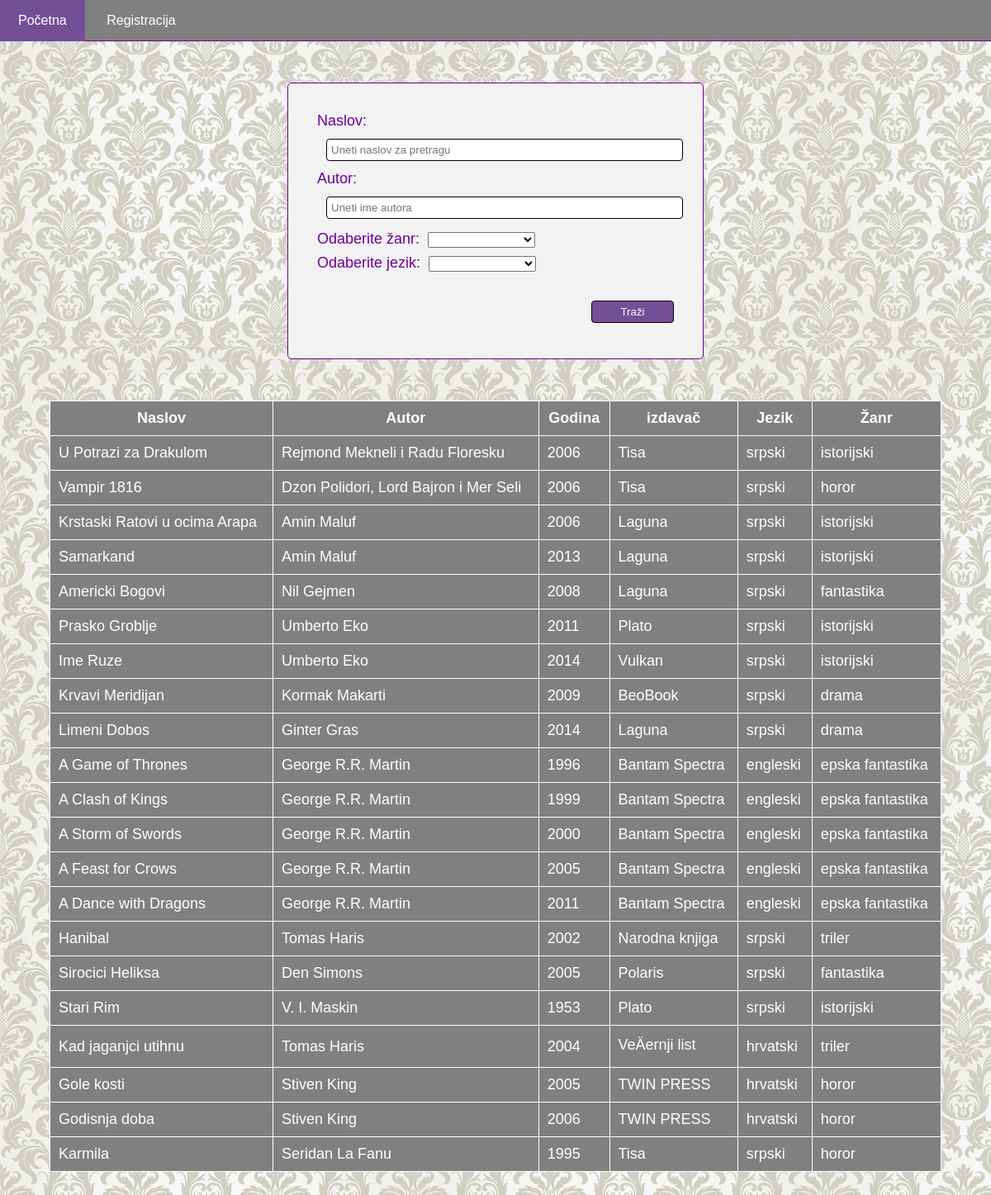
Screenshot of /search.php with the database file from the repository.
### tables this page shows
CREATE TABLE `knjige` (
  `id` int(11) NOT NULL,
  `naslov` varchar(100) NOT NULL,
  `autor` varchar(100) NOT NULL,
  `godina` varchar(10) NOT NULL,
  `izdavac` varchar(30) NOT NULL,
  `jezik` int(10) NOT NULL,
  `zanrovi` int(10) NOT NULL
);

CREATE TABLE `jezik` (
  `id` int(11) NOT NULL,
  `jezici` varchar(20) NOT NULL
);

CREATE TABLE `zanr` (
  `id` int(11) NOT NULL,
  `naziv_zanra` varchar(50) NOT NULL
);

### search.php (the view, shortened to what this page needs)
<?php
require_once 'header.php';
$db = new DB();
$conn = $db->getConnection();
$sql = "SELECT * FROM zanr";
$result = $conn->query($sql);
$genre = $result->fetchall(PDO::FETCH_ASSOC);
$sql = "SELECT * FROM jezik";
$result = $conn->query($sql);
$language = $result->fetchall(PDO::FETCH_ASSOC);
?>
<div id="search">
<form method="get" action="<?php echo $_SERVER['PHP_SELF']; ?>">
     Naslov: <input type="text" name="title" placeholder="Uneti naslov za pretragu" value="<?php if(!empty($_GET['title'])) echo $_GET['title']; ?>"><br>
      Autor: <input type="text" name="author" placeholder="Uneti ime autora" value="<?php if(!empty($_GET['author'])) echo $_GET['author']; ?>"><br>
      Odaberite žanr:
      	<select name="genre">
		<option value=""> </option>
		       <?php foreach($genre as $g)
		         if($_GET['genre'] === $g['id']) :
		                 echo "<option value='" . $g['id'] . "'selected> " . $g['naziv_zanra'] . "</option>";
                 else :
		                 echo "<option value='" . $g['id'] . "'> " . $g['naziv_zanra'] . "</option>";
		         endif;
		        ?>
      </select><br>
      Odaberite jezik:
    <select name="lang">
    	<option value=""></option>
    		   <?php foreach($language as $l)
		         if($_GET['language'] === $l['id']) :
		                 echo "<option value='" . $l['id'] . "'selected> " . $l['jezici'] . "</option>";
                 else :
		                 echo "<option value='" . $l['id'] . "'> " . $l['jezici'] . "</option>";
		         endif;
		        ?>
    	</select><br>
      <input type="submit" value="Traži">
</form>
</div>
<?php
try{
            $sql = "SELECT kn.naslov, kn.autor, kn.godina, kn.izdavac, j.jezici , z.naziv_zanra
			FROM knjige as kn
			LEFT JOIN jezik as j ON kn.jezik = j.id
			LEFT JOIN zanr as z on kn.zanrovi = z.id ";
			 $result = $conn->query($sql);
			 if ( $result->rowCount() > 0 ){
				 echo "<table border=1><tr><th>Naslov</th><th>Autor</th><th>Godina</th><th>izdavač</th><th>Jezik</th><th> Žanr</th></tr>";
				 foreach ($result as $row){
						echo "<tr>";
							echo "<td>". $row['naslov'] . "</td>";
							echo "<td>". $row['autor'] . "</td>";
							echo "<td>". $row['godina'] . "</td>";
							echo "<td>". $row['izdavac'] . "</td>";
							echo "<td>". $row['jezici'] . "</td>";
							echo "<td>". $row['naziv_zanra'] . "</td>";
						echo "<tr>";
				}
				 echo "</table>";
				 echo "<br>";
				}
			 else
				 echo "<p>U bazi nema podataka koji odgovaraju traženom kriterijumu, molimo Vas pokušajte ponovo!</p>";
		}
		catch(PDOException $e)
		{
			echo "Bezuspesna konekcija: " . $e->getMessage();
		}
require_once 'footer.php';
?>

### header.php (shortened to what this page needs)
<!DOCTYPE html>
<html lang="sr">
<head>
	<link rel="stylesheet" type="text/css" href="css/style.css">
</head>
<body>
<header>
      <a href="index.php">Početna </a>
      <a href="register.php">Registracija</a><br><br>
    </header>

### footer.php
</body>
</html>

### css/style.css (style rules this page uses)
* { margin: 0; padding: 0; box-sizing: border-box; }
body { background-image: url('images/pozadina5.jpg'); font-family: Arial, Helvetica, sans-serif; }
header { background-color: #808080; width: 100%; height: 50px; margin-bottom: 35px; border-bottom: 1px solid #6b0099; }
a:link, a:visited { color: #fff; padding: 16px 22px; text-align: center; text-decoration: none; display: inline-block; }
input[type="text"] { border: 1px solid black; border-radius: 4px; display: inline-block; margin: 11px; text-indent: 5px; line-height: 25px; width: 100%; }
#search { border: 1px solid #6b0099; border-radius: 5px; width: 42%; height: 335px; margin: 50px auto; background-color: #f2f2f2; padding: 35px; color: #6b0099; font-size: 18px; }
#search select { width: 30%; margin: 5px; }
#search input[type="submit"] { background-color: #734F96; border: 1px solid black; border-radius: 4px; color: #fff; width: 100px; padding: 5px 10px; margin-top: 30px; float: right; }
table { border-collapse: collapse; margin: 50px auto; width: 90%; border: 1px solid #fff; }
table tr { background-color: #808080; color: #fff; }
table td,th { padding: 10px; font-size: 18px; }

### rows the page displays
knjige: naslov "U Potrazi za Drakulom", autor "Rejmond Mekneli i Radu Floresku", godina "2006", izdavac "Tisa", jezik.jezici "srpski", zanrovi.naziv_zanra "istorijski"
knjige: naslov "Vampir 1816", autor "Dzon Polidori, Lord Bajron i Mer Seli", godina "2006", izdavac "Tisa", jezik.jezici "srpski", zanrovi.naziv_zanra "horor"
knjige: naslov "Krstaski Ratovi u ocima Arapa", autor "Amin Maluf", godina "2006", izdavac "Laguna", jezik.jezici "srpski", zanrovi.naziv_zanra "istorijski"
knjige: naslov "Samarkand", autor "Amin Maluf", godina "2013", izdavac "Laguna", jezik.jezici "srpski", zanrovi.naziv_zanra "istorijski"
knjige: naslov "Americki Bogovi", autor "Nil Gejmen", godina "2008", izdavac "Laguna", jezik.jezici "srpski", zanrovi.naziv_zanra "fantastika"
knjige: naslov "Prasko Groblje", autor "Umberto Eko", godina "2011", izdavac "Plato", jezik.jezici "srpski", zanrovi.naziv_zanra "istorijski"
knjige: naslov "Ime Ruze", autor "Umberto Eko", godina "2014", izdavac "Vulkan", jezik.jezici "srpski", zanrovi.naziv_zanra "istorijski"
knjige: naslov "Krvavi Meridijan", autor "Kormak Makarti", godina "2009", izdavac "BeoBook", jezik.jezici "srpski", zanrovi.naziv_zanra "drama"
knjige: naslov "Limeni Dobos", autor "Ginter Gras", godina "2014", izdavac "Laguna", jezik.jezici "srpski", zanrovi.naziv_zanra "drama"
knjige: naslov "A Game of Thrones", autor "George R.R. Martin", godina "1996", izdavac "Bantam Spectra", jezik.jezici "engleski", zanrovi.naziv_zanra "epska fantastika"
knjige: naslov "A Clash of Kings", autor "George R.R. Martin", godina "1999", izdavac "Bantam Spectra", jezik.jezici "engleski", zanrovi.naziv_zanra "epska fantastika"
knjige: naslov "A Storm of Swords", autor "George R.R. Martin", godina "2000", izdavac "Bantam Spectra", jezik.jezici "engleski", zanrovi.naziv_zanra "epska fantastika"
knjige: naslov "A Feast for Crows", autor "George R.R. Martin", godina "2005", izdavac "Bantam Spectra", jezik.jezici "engleski", zanrovi.naziv_zanra "epska fantastika"
knjige: naslov "A Dance with Dragons", autor "George R.R. Martin", godina "2011", izdavac "Bantam Spectra", jezik.jezici "engleski", zanrovi.naziv_zanra "epska fantastika"
knjige: naslov "Hanibal", autor "Tomas Haris", godina "2002", izdavac "Narodna knjiga", jezik.jezici "srpski", zanrovi.naziv_zanra "triler"
knjige: naslov "Sirocici Heliksa", autor "Den Simons", godina "2005", izdavac "Polaris", jezik.jezici "srpski", zanrovi.naziv_zanra "fantastika"
knjige: naslov "Stari Rim", autor "V. I. Maskin", godina "1953", izdavac "Plato", jezik.jezici "srpski", zanrovi.naziv_zanra "istorijski"
knjige: naslov "Kad jaganjci utihnu", autor "Tomas Haris", godina "2004", izdavac "VeÄernji list", jezik.jezici "hrvatski", zanrovi.naziv_zanra "triler"
knjige: naslov "Gole kosti", autor "Stiven King", godina "2005", izdavac "TWIN PRESS", jezik.jezici "hrvatski", zanrovi.naziv_zanra "horor"
knjige: naslov "Godisnja doba", autor "Stiven King", godina "2006", izdavac "TWIN PRESS", jezik.jezici "hrvatski", zanrovi.naziv_zanra "horor"
knjige: naslov "Karmila", autor "Seridan La Fanu", godina "1995", izdavac "Tisa", jezik.jezici "srpski", zanrovi.naziv_zanra "horor"
